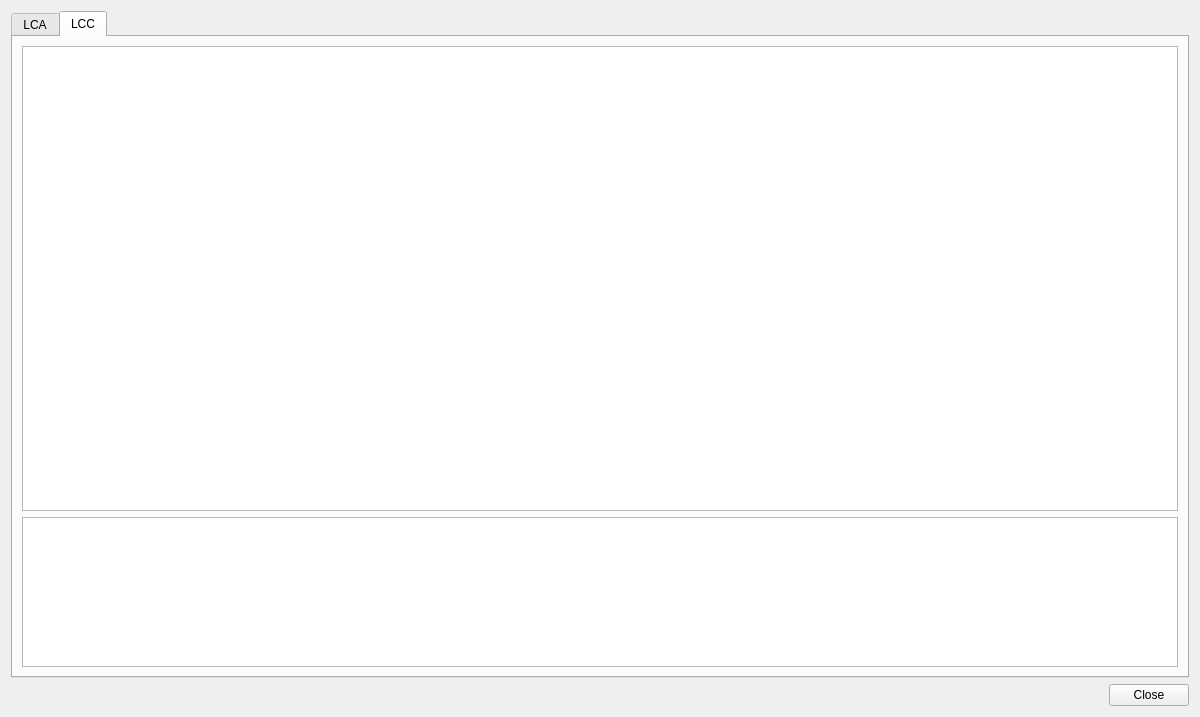
<?xml version="1.0" encoding="UTF-8"?>
<ui version="4.0">
 <class>SVLcaLccResultsDialog</class>
 <widget class="QWidget" name="SVLcaLccResultsDialog">
  <property name="geometry">
   <rect>
    <x>0</x>
    <y>0</y>
    <width>1200</width>
    <height>717</height>
   </rect>
  </property>
  <property name="windowTitle">
   <string>LCA/LCC Results</string>
  </property>
  <layout class="QGridLayout" name="gridLayout">
   <item row="1" column="1">
    <widget class="QPushButton" name="pushButtonClose">
     <property name="text">
      <string>Close</string>
     </property>
    </widget>
   </item>
   <item row="1" column="0">
    <spacer name="horizontalSpacer">
     <property name="orientation">
      <enum>Qt::Horizontal</enum>
     </property>
     <property name="sizeHint" stdset="0">
      <size>
       <width>40</width>
       <height>20</height>
      </size>
     </property>
    </spacer>
   </item>
   <item row="0" column="0" colspan="2">
    <widget class="QTabWidget" name="tabWidget">
     <property name="tabPosition">
      <enum>QTabWidget::North</enum>
     </property>
     <property name="currentIndex">
      <number>1</number>
     </property>
     <widget class="QWidget" name="LCA">
      <attribute name="title">
       <string>LCA</string>
      </attribute>
      <layout class="QGridLayout" name="gridLayout_2">
       <item row="0" column="0">
        <widget class="QTreeWidget" name="treeWidgetLcaResults">
         <column>
          <property name="text">
           <string notr="true">1</string>
          </property>
         </column>
        </widget>
       </item>
      </layout>
     </widget>
     <widget class="QWidget" name="LCC">
      <attribute name="title">
       <string>LCC</string>
      </attribute>
      <layout class="QGridLayout" name="gridLayout_3">
       <item row="0" column="0" colspan="2">
        <widget class="QTableWidget" name="tableWidgetLccResults"/>
       </item>
       <item row="1" column="0" colspan="2">
        <widget class="QTableWidget" name="tableWidgetLccOverview">
         <property name="maximumSize">
          <size>
           <width>16777215</width>
           <height>150</height>
          </size>
         </property>
        </widget>
       </item>
      </layout>
     </widget>
    </widget>
   </item>
  </layout>
 </widget>
 <resources/>
 <connections/>
</ui>
